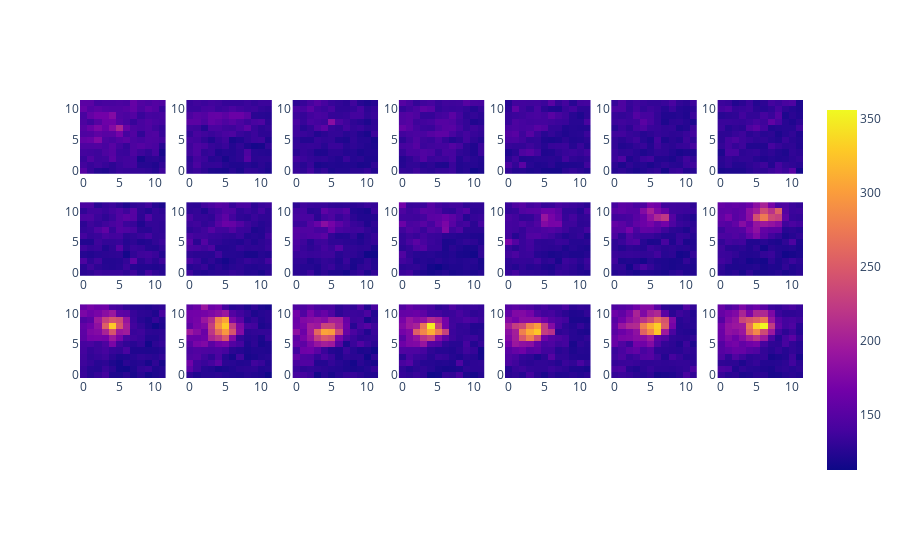

Notebook source saved alongside this figure:
### Code cell
plot_raw_movie(plot_type = 'max_intensity_projection', raw_image = raw_image_2,track_number = 91)

### Figure 1 — Plotly figure (JSON) as saved in the notebook; plotly's stock layout.template omitted (floating-point values rounded to 4 significant figures; data arrays with more than 128 entries replaced by an {"elided": "..."} marker saying what was removed)
{"data": [{"coloraxis": "coloraxis", "hovertemplate": "x: %{x}<br>y: %{y}<br>color: %{z}<extra></extra>", "name": "0", "type": "heatmap", "xaxis": "x", "yaxis": "y", "z": {"elided": "12x12 int values"}}, {"coloraxis": "coloraxis", "hovertemplate": "x: %{x}<br>y: %{y}<br>color: %{z}<extra></extra>", "name": "0", "type": "heatmap", "xaxis": "x2", "yaxis": "y2", "z": {"elided": "12x12 int values"}}, {"coloraxis": "coloraxis", "hovertemplate": "x: %{x}<br>y: %{y}<br>color: %{z}<extra></extra>", "name": "0", "type": "heatmap", "xaxis": "x3", "yaxis": "y3", "z": {"elided": "12x12 int values"}}, {"coloraxis": "coloraxis", "hovertemplate": "x: %{x}<br>y: %{y}<br>color: %{z}<extra></extra>", "name": "0", "type": "heatmap", "xaxis": "x4", "yaxis": "y4", "z": {"elided": "12x12 int values"}}, {"coloraxis": "coloraxis", "hovertemplate": "x: %{x}<br>y: %{y}<br>color: %{z}<extra></extra>", "name": "0", "type": "heatmap", "xaxis": "x5", "yaxis": "y5", "z": {"elided": "12x12 int values"}}, {"coloraxis": "coloraxis", "hovertemplate": "x: %{x}<br>y: %{y}<br>color: %{z}<extra></extra>", "name": "0", "type": "heatmap", "xaxis": "x6", "yaxis": "y6", "z": {"elided": "12x12 int values"}}, {"coloraxis": "coloraxis", "hovertemplate": "x: %{x}<br>y: %{y}<br>color: %{z}<extra></extra>", "name": "0", "type": "heatmap", "xaxis": "x7", "yaxis": "y7", "z": {"elided": "12x12 int values"}}, {"coloraxis": "coloraxis", "hovertemplate": "x: %{x}<br>y: %{y}<br>color: %{z}<extra></extra>", "name": "0", "type": "heatmap", "xaxis": "x8", "yaxis": "y8", "z": {"elided": "12x12 int values"}}, {"coloraxis": "coloraxis", "hovertemplate": "x: %{x}<br>y: %{y}<br>color: %{z}<extra></extra>", "name": "0", "type": "heatmap", "xaxis": "x9", "yaxis": "y9", "z": {"elided": "12x12 int values"}}, {"coloraxis": "coloraxis", "hovertemplate": "x: %{x}<br>y: %{y}<br>color: %{z}<extra></extra>", "name": "0", "type": "heatmap", "xaxis": "x10", "yaxis": "y10", "z": {"elided": "12x12 int values"}}, {"coloraxis": "coloraxis", "hovertemplate": "x: %{x}<br>y: %{y}<br>color: %{z}<extra></extra>", "name": "0", "type": "heatmap", "xaxis": "x11", "yaxis": "y11", "z": {"elided": "12x12 int values"}}, {"coloraxis": "coloraxis", "hovertemplate": "x: %{x}<br>y: %{y}<br>color: %{z}<extra></extra>", "name": "0", "type": "heatmap", "xaxis": "x12", "yaxis": "y12", "z": {"elided": "12x12 int values"}}, {"coloraxis": "coloraxis", "hovertemplate": "x: %{x}<br>y: %{y}<br>color: %{z}<extra></extra>", "name": "0", "type": "heatmap", "xaxis": "x13", "yaxis": "y13", "z": {"elided": "12x12 int values"}}, {"coloraxis": "coloraxis", "hovertemplate": "x: %{x}<br>y: %{y}<br>color: %{z}<extra></extra>", "name": "0", "type": "heatmap", "xaxis": "x14", "yaxis": "y14", "z": {"elided": "12x12 int values"}}, {"coloraxis": "coloraxis", "hovertemplate": "x: %{x}<br>y: %{y}<br>color: %{z}<extra></extra>", "name": "0", "type": "heatmap", "xaxis": "x15", "yaxis": "y15", "z": {"elided": "12x12 int values"}}, {"coloraxis": "coloraxis", "hovertemplate": "x: %{x}<br>y: %{y}<br>color: %{z}<extra></extra>", "name": "0", "type": "heatmap", "xaxis": "x16", "yaxis": "y16", "z": {"elided": "12x12 int values"}}, {"coloraxis": "coloraxis", "hovertemplate": "x: %{x}<br>y: %{y}<br>color: %{z}<extra></extra>", "name": "0", "type": "heatmap", "xaxis": "x17", "yaxis": "y17", "z": {"elided": "12x12 int values"}}, {"coloraxis": "coloraxis", "hovertemplate": "x: %{x}<br>y: %{y}<br>color: %{z}<extra></extra>", "name": "0", "type": "heatmap", "xaxis": "x18", "yaxis": "y18", "z": {"elided": "12x12 int values"}}, {"coloraxis": "coloraxis", "hovertemplate": "x: %{x}<br>y: %{y}<br>color: %{z}<extra></extra>", "name": "0", "type": "heatmap", "xaxis": "x19", "yaxis": "y19", "z": {"elided": "12x12 int values"}}, {"coloraxis": "coloraxis", "hovertemplate": "x: %{x}<br>y: %{y}<br>color: %{z}<extra></extra>", "name": "0", "type": "heatmap", "xaxis": "x20", "yaxis": "y20", "z": {"elided": "12x12 int values"}}, {"coloraxis": "coloraxis", "hovertemplate": "x: %{x}<br>y: %{y}<br>color: %{z}<extra></extra>", "name": "0", "type": "heatmap", "xaxis": "x21", "yaxis": "y21", "z": {"elided": "12x12 int values"}}], "layout": {"xaxis": {"anchor": "y", "domain": [0, 0.1184]}, "xaxis10": {"anchor": "y10", "domain": [0.2939, 0.4122]}, "xaxis11": {"anchor": "y11", "domain": [0.4408, 0.5592]}, "xaxis12": {"anchor": "y12", "domain": [0.5878, 0.7061]}, "xaxis13": {"anchor": "y13", "domain": [0.7347, 0.8531]}, "xaxis14": {"anchor": "y14", "domain": [0.8816, 1.0]}, "xaxis15": {"anchor": "y15", "domain": [0, 0.1184]}, "xaxis16": {"anchor": "y16", "domain": [0.1469, 0.2653]}, "xaxis17": {"anchor": "y17", "domain": [0.2939, 0.4122]}, "xaxis18": {"anchor": "y18", "domain": [0.4408, 0.5592]}, "xaxis19": {"anchor": "y19", "domain": [0.5878, 0.7061]}, "xaxis2": {"anchor": "y2", "domain": [0.1469, 0.2653]}, "xaxis20": {"anchor": "y20", "domain": [0.7347, 0.8531]}, "xaxis21": {"anchor": "y21", "domain": [0.8816, 1.0]}, "xaxis22": {"anchor": "y22", "domain": [0, 0.1184]}, "xaxis23": {"anchor": "y23", "domain": [0.1469, 0.2653]}, "xaxis24": {"anchor": "y24", "domain": [0.2939, 0.4122]}, "xaxis25": {"anchor": "y25", "domain": [0.4408, 0.5592]}, "xaxis26": {"anchor": "y26", "domain": [0.5878, 0.7061]}, "xaxis27": {"anchor": "y27", "domain": [0.7347, 0.8531]}, "xaxis28": {"anchor": "y28", "domain": [0.8816, 1.0]}, "xaxis3": {"anchor": "y3", "domain": [0.2939, 0.4122]}, "xaxis4": {"anchor": "y4", "domain": [0.4408, 0.5592]}, "xaxis5": {"anchor": "y5", "domain": [0.5878, 0.7061]}, "xaxis6": {"anchor": "y6", "domain": [0.7347, 0.8531]}, "xaxis7": {"anchor": "y7", "domain": [0.8816, 1.0]}, "xaxis8": {"anchor": "y8", "domain": [0, 0.1184]}, "xaxis9": {"anchor": "y9", "domain": [0.1469, 0.2653]}, "yaxis": {"anchor": "x", "domain": [0.8063, 1]}, "yaxis10": {"anchor": "x10", "domain": [0.5375, 0.7312]}, "yaxis11": {"anchor": "x11", "domain": [0.5375, 0.7312]}, "yaxis12": {"anchor": "x12", "domain": [0.5375, 0.7312]}, "yaxis13": {"anchor": "x13", "domain": [0.5375, 0.7312]}, "yaxis14": {"anchor": "x14", "domain": [0.5375, 0.7312]}, "yaxis15": {"anchor": "x15", "domain": [0.2687, 0.4625]}, "yaxis16": {"anchor": "x16", "domain": [0.2687, 0.4625]}, "yaxis17": {"anchor": "x17", "domain": [0.2687, 0.4625]}, "yaxis18": {"anchor": "x18", "domain": [0.2687, 0.4625]}, "yaxis19": {"anchor": "x19", "domain": [0.2687, 0.4625]}, "yaxis2": {"anchor": "x2", "domain": [0.8063, 1]}, "yaxis20": {"anchor": "x20", "domain": [0.2687, 0.4625]}, "yaxis21": {"anchor": "x21", "domain": [0.2687, 0.4625]}, "yaxis22": {"anchor": "x22", "domain": [0, 0.1938]}, "yaxis23": {"anchor": "x23", "domain": [0, 0.1938]}, "yaxis24": {"anchor": "x24", "domain": [0, 0.1938]}, "yaxis25": {"anchor": "x25", "domain": [0, 0.1938]}, "yaxis26": {"anchor": "x26", "domain": [0, 0.1938]}, "yaxis27": {"anchor": "x27", "domain": [0, 0.1938]}, "yaxis28": {"anchor": "x28", "domain": [0, 0.1938]}, "yaxis3": {"anchor": "x3", "domain": [0.8063, 1]}, "yaxis4": {"anchor": "x4", "domain": [0.8063, 1]}, "yaxis5": {"anchor": "x5", "domain": [0.8063, 1]}, "yaxis6": {"anchor": "x6", "domain": [0.8063, 1]}, "yaxis7": {"anchor": "x7", "domain": [0.8063, 1]}, "yaxis8": {"anchor": "x8", "domain": [0.5375, 0.7312]}, "yaxis9": {"anchor": "x9", "domain": [0.5375, 0.7312]}}}
